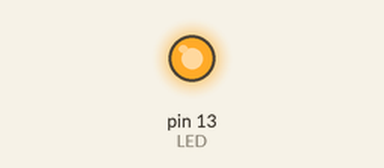
Bench run of a sketch on a simulated Arduino Uno, built with avr-gcc and run on an emulated ATmega328P. Shown: output pins drawn as LEDs (lit = HIGH).

Above: at 1.15 s.
At 13.3 s:
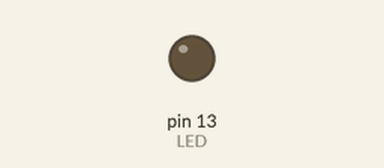
Timing chart, 0 to 23.8 s (numbered marks = the images above):
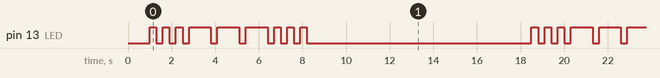

The sketch:

sos.ino
```cpp
/***********************************************************
Description: Fait clignoter une LED toutes les secondes
***********************************************************/

int LED = 13;

void setup() {
  // On initialise le pin 13 en mode sortie
  pinMode(LED, OUTPUT);
  // On attend 1 seconde avant de commencer le programme
  delay(1000);
}

// La fonction loop se répète à l'infini
void loop() {
  // Trois signaux courts pour le premier "S"
  digitalWrite(LED, HIGH);
  delay(300);
  digitalWrite(LED, LOW);
  delay(300);
  digitalWrite(LED, HIGH);
  delay(300);
  digitalWrite(LED, LOW);
  delay(300);
  digitalWrite(LED, HIGH);
  delay(300);
  digitalWrite(LED, LOW);
  delay(300);
  // Trois signaux longs pour le "O"
  digitalWrite(LED, HIGH);
  delay(1000);
  digitalWrite(LED, LOW);
  delay(300);
  digitalWrite(LED, HIGH);
  delay(1000);
  digitalWrite(LED, LOW);
  delay(300);
  digitalWrite(LED, HIGH);
  delay(1000);
  digitalWrite(LED, LOW);
  delay(300);
  // Trois signaux courts pour le deuxième "S"
  digitalWrite(LED, HIGH);
  delay(300);
  digitalWrite(LED, LOW);
  delay(300);
  digitalWrite(LED, HIGH);
  delay(300);
  digitalWrite(LED, LOW);
  delay(300);
  digitalWrite(LED, HIGH);
  delay(300);
  digitalWrite(LED, LOW);
  delay(300);

  // On attend 10 secondes avant le prochains "SOS"
  delay(10000);
}
```

Measured:
- by itself, pin 13 (LED): repeats every 17.5 s: 2 × (LOW 0.30 s, HIGH 0.30 s), 3 × (LOW 0.30 s, HIGH 1.0 s), 3 × (LOW 0.30 s, HIGH 0.30 s), LOW 10.3 s, HIGH 0.30 s
- by itself, everything shown: repeats every 17.5 s, in 18 steps
